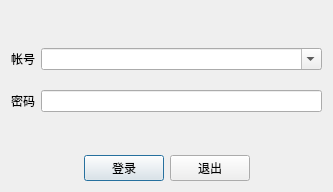
<?xml version="1.0" encoding="UTF-8"?>
<ui version="4.0">
 <class>LoginDialog</class>
 <widget class="QDialog" name="LoginDialog">
  <property name="geometry">
   <rect>
    <x>0</x>
    <y>0</y>
    <width>333</width>
    <height>192</height>
   </rect>
  </property>
  <property name="windowTitle">
   <string>Dialog</string>
  </property>
  <layout class="QGridLayout" name="gridLayout_2">
   <item row="0" column="1">
    <spacer name="verticalSpacer_2">
     <property name="orientation">
      <enum>Qt::Vertical</enum>
     </property>
     <property name="sizeHint" stdset="0">
      <size>
       <width>20</width>
       <height>24</height>
      </size>
     </property>
    </spacer>
   </item>
   <item row="2" column="1">
    <spacer name="verticalSpacer">
     <property name="orientation">
      <enum>Qt::Vertical</enum>
     </property>
     <property name="sizeHint" stdset="0">
      <size>
       <width>20</width>
       <height>24</height>
      </size>
     </property>
    </spacer>
   </item>
   <item row="3" column="0">
    <spacer name="horizontalSpacer">
     <property name="orientation">
      <enum>Qt::Horizontal</enum>
     </property>
     <property name="sizeHint" stdset="0">
      <size>
       <width>65</width>
       <height>20</height>
      </size>
     </property>
    </spacer>
   </item>
   <item row="3" column="1">
    <layout class="QHBoxLayout" name="horizontalLayout">
     <item>
      <widget class="QPushButton" name="btnLogin">
       <property name="text">
        <string>登录</string>
       </property>
      </widget>
     </item>
     <item>
      <widget class="QPushButton" name="btnExit">
       <property name="text">
        <string>退出</string>
       </property>
      </widget>
     </item>
    </layout>
   </item>
   <item row="3" column="2">
    <spacer name="horizontalSpacer_2">
     <property name="orientation">
      <enum>Qt::Horizontal</enum>
     </property>
     <property name="sizeHint" stdset="0">
      <size>
       <width>64</width>
       <height>20</height>
      </size>
     </property>
    </spacer>
   </item>
   <item row="1" column="0" colspan="3">
    <layout class="QGridLayout" name="gridLayout">
     <property name="verticalSpacing">
      <number>20</number>
     </property>
     <item row="0" column="0">
      <widget class="QLabel" name="label">
       <property name="text">
        <string>帐号</string>
       </property>
       <property name="buddy">
        <cstring>usernameInput</cstring>
       </property>
      </widget>
     </item>
     <item row="0" column="1">
      <widget class="QComboBox" name="usernameInput">
       <property name="editable">
        <bool>true</bool>
       </property>
      </widget>
     </item>
     <item row="1" column="0">
      <widget class="QLabel" name="label_2">
       <property name="text">
        <string>密码</string>
       </property>
       <property name="buddy">
        <cstring>passwordInput</cstring>
       </property>
      </widget>
     </item>
     <item row="1" column="1">
      <widget class="QLineEdit" name="passwordInput">
       <property name="echoMode">
        <enum>QLineEdit::Password</enum>
       </property>
      </widget>
     </item>
    </layout>
   </item>
  </layout>
 </widget>
 <resources/>
 <connections>
  <connection>
   <sender>btnExit</sender>
   <signal>clicked()</signal>
   <receiver>LoginDialog</receiver>
   <slot>close()</slot>
   <hints>
    <hint type="sourcelabel">
     <x>209</x>
     <y>168</y>
    </hint>
    <hint type="destinationlabel">
     <x>166</x>
     <y>95</y>
    </hint>
   </hints>
  </connection>
 </connections>
</ui>
